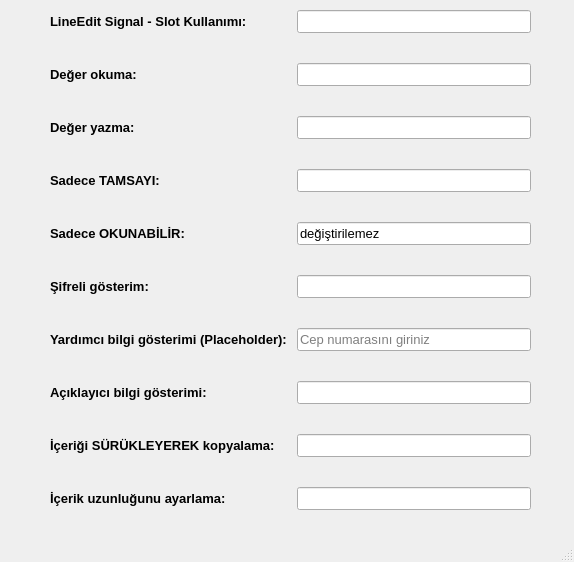
<?xml version="1.0" encoding="UTF-8"?>
<ui version="4.0">
 <class>MainWindow</class>
 <widget class="QMainWindow" name="MainWindow">
  <property name="geometry">
   <rect>
    <x>0</x>
    <y>0</y>
    <width>574</width>
    <height>562</height>
   </rect>
  </property>
  <property name="windowTitle">
   <string>MainWindow</string>
  </property>
  <widget class="QWidget" name="centralwidget">
   <widget class="QWidget" name="">
    <property name="geometry">
     <rect>
      <x>50</x>
      <y>10</y>
      <width>481</width>
      <height>501</height>
     </rect>
    </property>
    <layout class="QFormLayout" name="formLayout">
     <property name="horizontalSpacing">
      <number>10</number>
     </property>
     <property name="verticalSpacing">
      <number>30</number>
     </property>
     <item row="0" column="0">
      <widget class="QLabel" name="label">
       <property name="font">
        <font>
         <pointsize>10</pointsize>
         <weight>75</weight>
         <bold>true</bold>
        </font>
       </property>
       <property name="text">
        <string>LineEdit Signal - Slot Kullanımı:</string>
       </property>
      </widget>
     </item>
     <item row="0" column="1">
      <widget class="QLineEdit" name="lineEdit_signal_slot">
       <property name="enabled">
        <bool>true</bool>
       </property>
       <property name="font">
        <font>
         <pointsize>10</pointsize>
         <weight>50</weight>
         <bold>false</bold>
        </font>
       </property>
      </widget>
     </item>
     <item row="1" column="0">
      <widget class="QLabel" name="label_2">
       <property name="font">
        <font>
         <pointsize>10</pointsize>
         <weight>75</weight>
         <bold>true</bold>
        </font>
       </property>
       <property name="text">
        <string>Değer okuma:</string>
       </property>
      </widget>
     </item>
     <item row="1" column="1">
      <widget class="QLineEdit" name="lineEdit_read">
       <property name="font">
        <font>
         <pointsize>10</pointsize>
        </font>
       </property>
      </widget>
     </item>
     <item row="2" column="0">
      <widget class="QLabel" name="label_3">
       <property name="font">
        <font>
         <pointsize>10</pointsize>
         <weight>75</weight>
         <bold>true</bold>
        </font>
       </property>
       <property name="text">
        <string>Değer yazma:</string>
       </property>
      </widget>
     </item>
     <item row="2" column="1">
      <widget class="QLineEdit" name="lineEdit_write">
       <property name="font">
        <font>
         <pointsize>10</pointsize>
        </font>
       </property>
      </widget>
     </item>
     <item row="3" column="0">
      <widget class="QLabel" name="label_4">
       <property name="font">
        <font>
         <pointsize>10</pointsize>
         <weight>75</weight>
         <bold>true</bold>
        </font>
       </property>
       <property name="text">
        <string>Sadece TAMSAYI:</string>
       </property>
      </widget>
     </item>
     <item row="3" column="1">
      <widget class="QLineEdit" name="lineEdit_only_integer">
       <property name="font">
        <font>
         <pointsize>10</pointsize>
        </font>
       </property>
      </widget>
     </item>
     <item row="4" column="0">
      <widget class="QLabel" name="label_5">
       <property name="font">
        <font>
         <pointsize>10</pointsize>
         <weight>75</weight>
         <bold>true</bold>
        </font>
       </property>
       <property name="text">
        <string>Sadece OKUNABİLİR:</string>
       </property>
      </widget>
     </item>
     <item row="4" column="1">
      <widget class="QLineEdit" name="lineEdit_only_readable">
       <property name="font">
        <font>
         <pointsize>10</pointsize>
        </font>
       </property>
       <property name="text">
        <string>değiştirilemez</string>
       </property>
       <property name="readOnly">
        <bool>true</bool>
       </property>
      </widget>
     </item>
     <item row="5" column="0">
      <widget class="QLabel" name="label_6">
       <property name="font">
        <font>
         <pointsize>10</pointsize>
         <weight>75</weight>
         <bold>true</bold>
        </font>
       </property>
       <property name="text">
        <string>Şifreli gösterim:</string>
       </property>
      </widget>
     </item>
     <item row="5" column="1">
      <widget class="QLineEdit" name="lineEdit_password">
       <property name="font">
        <font>
         <pointsize>10</pointsize>
        </font>
       </property>
       <property name="echoMode">
        <enum>QLineEdit::Password</enum>
       </property>
      </widget>
     </item>
     <item row="6" column="0">
      <widget class="QLabel" name="label_7">
       <property name="font">
        <font>
         <pointsize>10</pointsize>
         <weight>75</weight>
         <bold>true</bold>
        </font>
       </property>
       <property name="text">
        <string>Yardımcı bilgi gösterimi (Placeholder):</string>
       </property>
      </widget>
     </item>
     <item row="6" column="1">
      <widget class="QLineEdit" name="lineEdit_placeholder">
       <property name="font">
        <font>
         <pointsize>10</pointsize>
        </font>
       </property>
       <property name="placeholderText">
        <string>Cep numarasını giriniz</string>
       </property>
      </widget>
     </item>
     <item row="7" column="0">
      <widget class="QLabel" name="label_8">
       <property name="font">
        <font>
         <pointsize>10</pointsize>
         <weight>75</weight>
         <bold>true</bold>
        </font>
       </property>
       <property name="text">
        <string>Açıklayıcı bilgi gösterimi:</string>
       </property>
      </widget>
     </item>
     <item row="7" column="1">
      <widget class="QLineEdit" name="lineEdit_tool_tip">
       <property name="font">
        <font>
         <pointsize>10</pointsize>
        </font>
       </property>
       <property name="toolTip">
        <string>TC Kimlik no giriniz</string>
       </property>
      </widget>
     </item>
     <item row="8" column="0">
      <widget class="QLabel" name="label_9">
       <property name="font">
        <font>
         <pointsize>10</pointsize>
         <weight>75</weight>
         <bold>true</bold>
        </font>
       </property>
       <property name="text">
        <string>İçeriği SÜRÜKLEYEREK kopyalama:</string>
       </property>
      </widget>
     </item>
     <item row="8" column="1">
      <widget class="QLineEdit" name="lineEdit_drag_and_copy">
       <property name="font">
        <font>
         <pointsize>10</pointsize>
        </font>
       </property>
       <property name="dragEnabled">
        <bool>true</bool>
       </property>
      </widget>
     </item>
     <item row="9" column="0">
      <widget class="QLabel" name="label_10">
       <property name="font">
        <font>
         <pointsize>10</pointsize>
         <weight>75</weight>
         <bold>true</bold>
        </font>
       </property>
       <property name="text">
        <string>İçerik uzunluğunu ayarlama:</string>
       </property>
      </widget>
     </item>
     <item row="9" column="1">
      <widget class="QLineEdit" name="lineEdit_10">
       <property name="font">
        <font>
         <pointsize>10</pointsize>
        </font>
       </property>
       <property name="maxLength">
        <number>9</number>
       </property>
      </widget>
     </item>
    </layout>
   </widget>
  </widget>
  <widget class="QMenuBar" name="menubar">
   <property name="geometry">
    <rect>
     <x>0</x>
     <y>0</y>
     <width>574</width>
     <height>21</height>
    </rect>
   </property>
  </widget>
  <widget class="QStatusBar" name="statusbar"/>
 </widget>
 <resources/>
 <connections/>
</ui>
